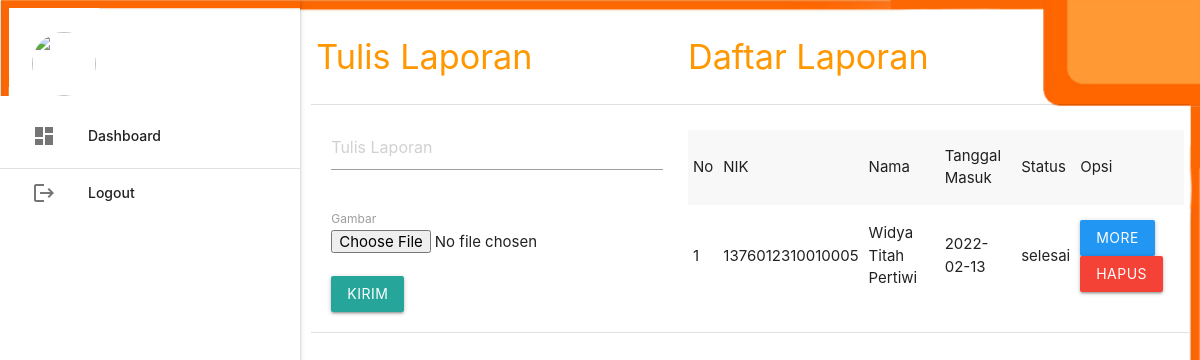
The page /masyarakat/ (signed in) on the database its author committed.
### tables this page shows
CREATE TABLE `pengaduan` (
  `id_pengaduan` int(5) NOT NULL,
  `tgl_pengaduan` varchar(20) NOT NULL,
  `nik` varchar(16) NOT NULL,
  `isi_laporan` text NOT NULL,
  `status` enum('proses','selesai') NOT NULL
);

CREATE TABLE `masyarakat` (
  `nik` varchar(16) NOT NULL,
  `nama` varchar(35) NOT NULL,
  `username` varchar(25) NOT NULL,
  `password` varchar(255) NOT NULL,
  `telp` varchar(13) NOT NULL
);

### masyarakat/dashboard.php (the view, shortened to what this page needs)
<table class="responsive-table" border="2" style="width: 100%;">
	<tr>
		<td><h4 class="orange-text hide-on-med-and-down">Tulis Laporan</h4></td>
		<td><h4 class="orange-text hide-on-med-and-down">Daftar Laporan</h4></td>
	</tr>
	<tr>
		<td style="padding: 20px;">
			<form method="POST" enctype="multipart/form-data">
				<textarea class="materialize-textarea" name="laporan" placeholder="Tulis Laporan"></textarea><br><br>
				<label>Gambar</label>
				<input type="file" name="foto"><br><br>
				<input type="submit" name="kirim" value="Kirim" class="btn">
			</form>
		</td>
		<td>
			<table border="3" class="responsive-table striped highlight">
				<tr>
					<td>No</td>
					<td>NIK</td>
					<td>Nama</td>
					<td>Tanggal Masuk</td>
					<td>Status</td>
					<td>Opsi</td>
				</tr>
				<?php
					$no=1;
					$pengaduan = mysqli_query($koneksi,"SELECT * FROM pengaduan INNER JOIN masyarakat ON pengaduan.nik=masyarakat.nik INNER JOIN tanggapan ON pengaduan.id_pengaduan=tanggapan.id_pengaduan WHERE pengaduan.nik='".$_SESSION['data']['nik']."' ORDER BY pengaduan.id_pengaduan DESC");
					while ($r=mysqli_fetch_assoc($pengaduan)) { ?>
					<tr>
						<td><?php echo $no++; ?></td>
						<td><?php echo $r['nik']; ?></td>
						<td><?php echo $r['nama']; ?></td>
						<td><?php echo $r['tgl_pengaduan']; ?></td>
						<td><?php echo $r['status']; ?></td>
						<td>
							<a class="btn blue modal-trigger" href="#tanggapan&id_pengaduan=<?php echo $r['id_pengaduan'] ?>">More</a>
							<a class="btn red" onclick="return confirm('Anda Yakin Ingin Menghapus Y/N')" href="index.php?p=pengaduan_hapus&id_pengaduan=<?php echo $r['id_pengaduan'] ?>">Hapus</a></td>
					</tr>
				<?php	}
				 ?>
			</table>
		</td>
	</tr>
</table>

### rows shown on the page
pengaduan: masyarakat.nik "1376012310010005", masyarakat.nama "Widya Titah Pertiwi", tgl_pengaduan "2022-02-13", status "selesai"
